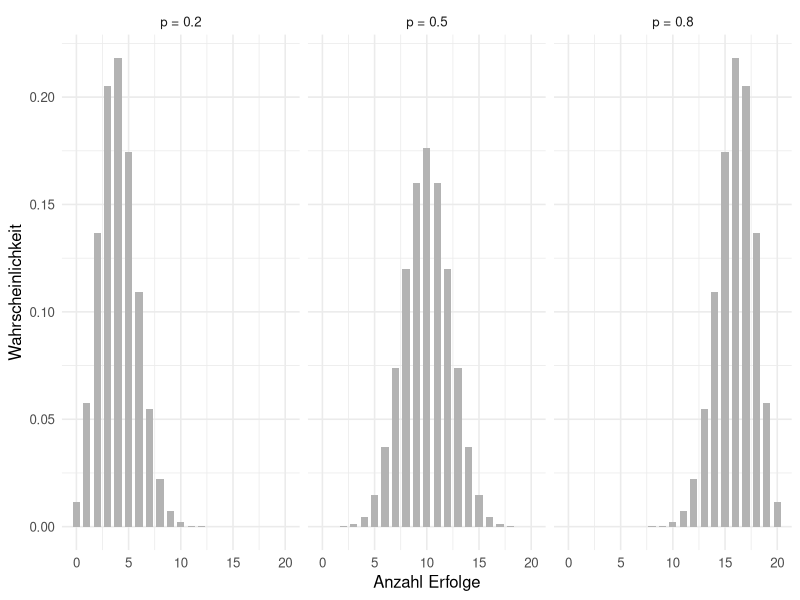
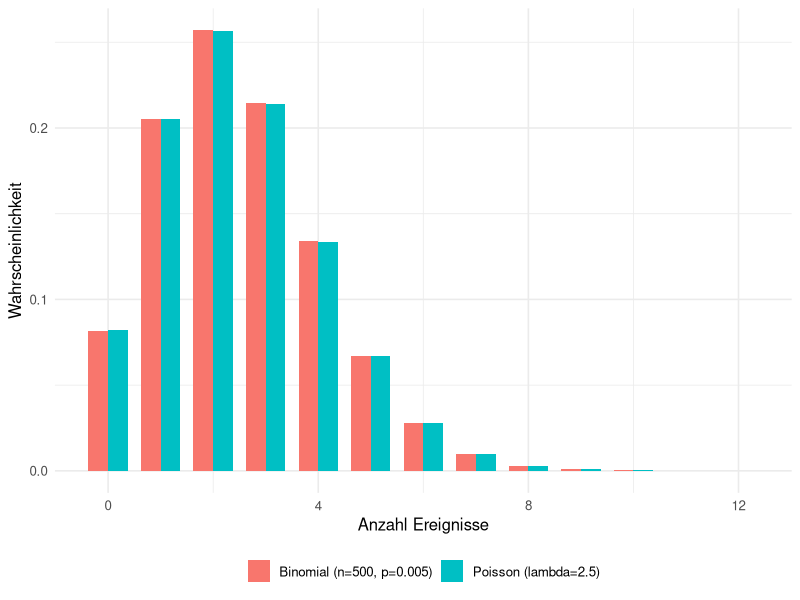

The R script that drew these images, in order:
## ---- chunk 1
#| label: setup-r
#| include: false
library(ggplot2)

theme_set(theme_minimal(base_size = 12))
set.seed(42)
## ---- chunk 2
#| label: binomial-herleitung-r
n <- 5; k <- 2; p <- 0.3

choose(n, k) * p^k * (1 - p)^(n - k)   # von Hand
dbinom(k, size = n, prob = p)          # eingebaut
## ---- chunk 3
#| label: fig-binomial-r
#| fig-cap: "Binomialverteilung für n = 20 bei drei Erfolgswahrscheinlichkeiten."
#| fig-height: 3.2
gitter <- expand.grid(k = 0:20, p = c(0.2, 0.5, 0.8))
gitter$dichte <- dbinom(gitter$k, size = 20, prob = gitter$p)
gitter$p_label <- paste("p =", gitter$p)

ggplot(gitter, aes(k, dichte)) +
  geom_col(fill = "grey70", width = 0.7) +
  facet_wrap(~ p_label) +
  labs(x = "Anzahl Erfolge", y = "Wahrscheinlichkeit")
## ---- chunk 4
#| label: dpqr-r
dbinom(3, size = 10, prob = 0.3)      # genau 3 Erfolge
pbinom(3, size = 10, prob = 0.3)      # hoechstens 3
1 - pbinom(3, size = 10, prob = 0.3)  # mehr als 3
qbinom(0.95, size = 10, prob = 0.3)
rbinom(5, size = 10, prob = 0.3)
## ---- chunk 5
#| label: poisson-r
lambda <- 2.5

k <- 0:10
ew  <- sum(k * dpois(k, lambda))
var <- sum((k - ew)^2 * dpois(k, lambda))

c(lambda = lambda, erwartungswert = ew, varianz = var) |> round(3)
## ---- chunk 6
#| label: fig-poisson-r
#| fig-cap: "Binomialverteilung mit n = 500 und p = 0.005 gegen die Poissonverteilung mit lambda = 2.5."
#| fig-height: 3.2
k <- 0:12
vergleich <- data.frame(
  k      = rep(k, 2),
  dichte = c(dbinom(k, size = 500, prob = 0.005), dpois(k, 2.5)),
  modell = rep(c("Binomial (n=500, p=0.005)", "Poisson (lambda=2.5)"), each = length(k))
)

ggplot(vergleich, aes(k, dichte, fill = modell)) +
  geom_col(position = "dodge", width = 0.75) +
  labs(x = "Anzahl Ereignisse", y = "Wahrscheinlichkeit", fill = NULL) +
  theme(legend.position = "bottom")
